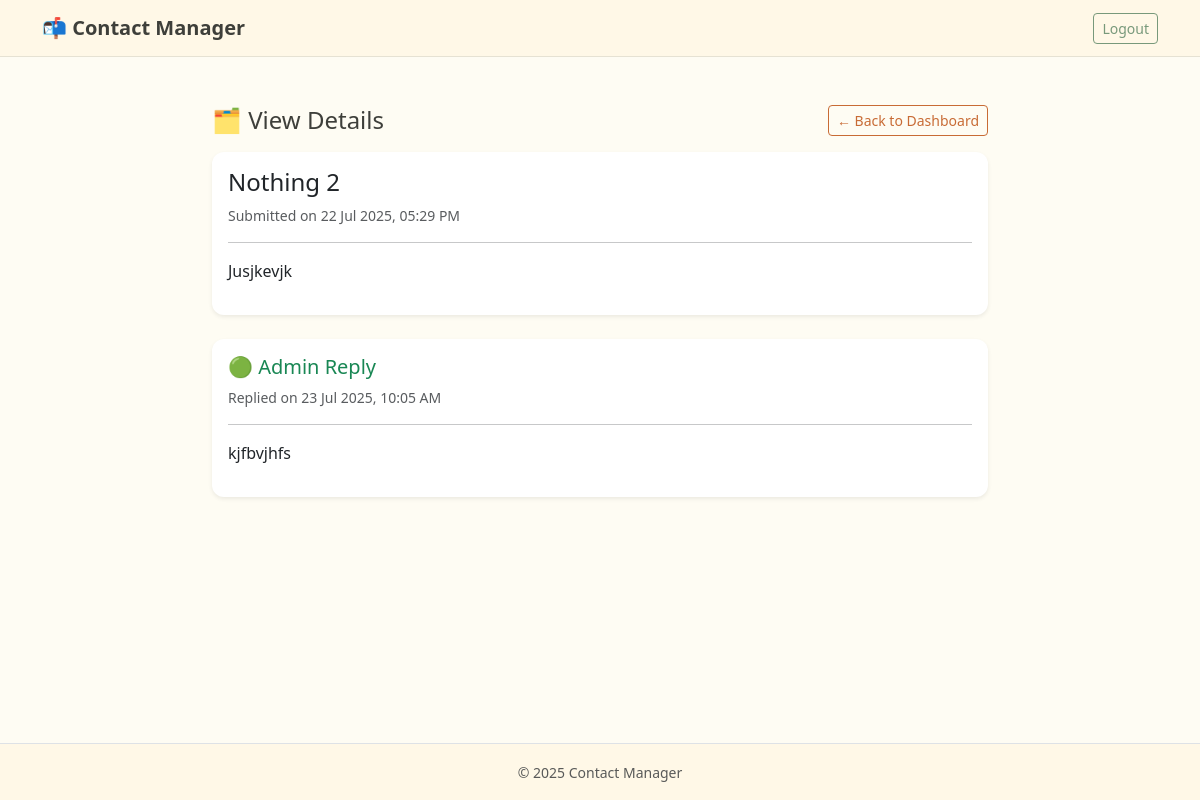
Page /user/view.php?id=2 (signed in) on the committed database.
### tables this page shows
CREATE TABLE `contact_requests` (
  `id` int(10) UNSIGNED NOT NULL,
  `user_id` int(10) UNSIGNED NOT NULL,
  `subject` varchar(255) NOT NULL,
  `message` text NOT NULL,
  `status` enum('new','replied') DEFAULT 'new',
  `created_at` datetime DEFAULT current_timestamp()
);

CREATE TABLE `contact_replies` (
  `id` int(10) UNSIGNED NOT NULL,
  `request_id` int(10) UNSIGNED NOT NULL,
  `admin_id` int(10) UNSIGNED DEFAULT NULL,
  `message` text NOT NULL,
  `replied_at` datetime DEFAULT current_timestamp()
);

### user/view.php (the view, shortened to what this page needs)
<?php
require_once("../includes/db.php");
require_once("../includes/header.php");
$request_id = $_GET['id'];
$stmt = $conn->prepare("SELECT * FROM contact_requests WHERE id = ? AND user_id = ?");
$stmt->execute([$request_id, $_SESSION['user_id']]);
$request = $stmt->fetch(PDO::FETCH_ASSOC);
$replyStmt = $conn->prepare("SELECT * FROM contact_replies WHERE request_id = ?");
$replyStmt->execute([$request_id]);
$reply = $replyStmt->fetch(PDO::FETCH_ASSOC);
?>
<div class="container mt-4" style="max-width: 800px;">
  <div class="row mb-3">
    <div class="col-12 col-md-6 d-flex align-items-center mb-2 mb-md-0">
      <h4 class="m-0">🗂️ View Details</h4>
    </div>
    <div class="col-12 col-md-6 text-md-end">
      <a href="dashboard.php" class="btn btn-outline-p btn-sm">← Back to Dashboard</a>
    </div>
  </div>
  <div class="card shadow-sm mb-4">
    <div class="card-body">
      <h4><?= htmlspecialchars($request['subject']) ?></h4>
      <p class="text-muted small">Submitted on <?= date('d M Y, h:i A', strtotime($request['created_at'])) ?></p>
      <hr>
      <p><?= nl2br(htmlspecialchars($request['message'])) ?></p>
    </div>
  </div>
  <?php if ($reply): ?>
    <div class="card border-success shadow-sm">
      <div class="card-body">
        <h5 class="text-success">🟢 Admin Reply</h5>
        <p class="text-muted small">Replied on <?= date('d M Y, h:i A', strtotime($reply['replied_at'])) ?></p>
        <hr>
        <p><?= nl2br(htmlspecialchars($reply['message'])) ?></p>
      </div>
    </div>
  <?php else: ?>
    <div class="alert alert-warning">No reply yet. Please check back later.</div>
  <?php endif; ?>
</div>
<?php include("../includes/footer.php"); ?>

### assets/styles/style.css (style rules this page uses)
body { background-color: #fefcf3 !important; color: #3e3f3a !important; font-family: 'Segoe UI', sans-serif; }
html, body { height: 100%; margin: 0; }
.btn-outline-p { color: #c86b35; border-color: #c86b35; }
.card { background-color: #ffffff; border: none; border-radius: 12px; box-shadow: 0 4px 16px rgba(0, 0, 0, 0.06); }
a { color: #c86b35; }

### rows in the picture
contact_requests: subject "Nothing 2", created_at "22 Jul 2025, 05:29 PM", message "Jusjkevjk"
contact_replies: replied_at "23 Jul 2025, 10:05 AM", message "kjfbvjhfs"
